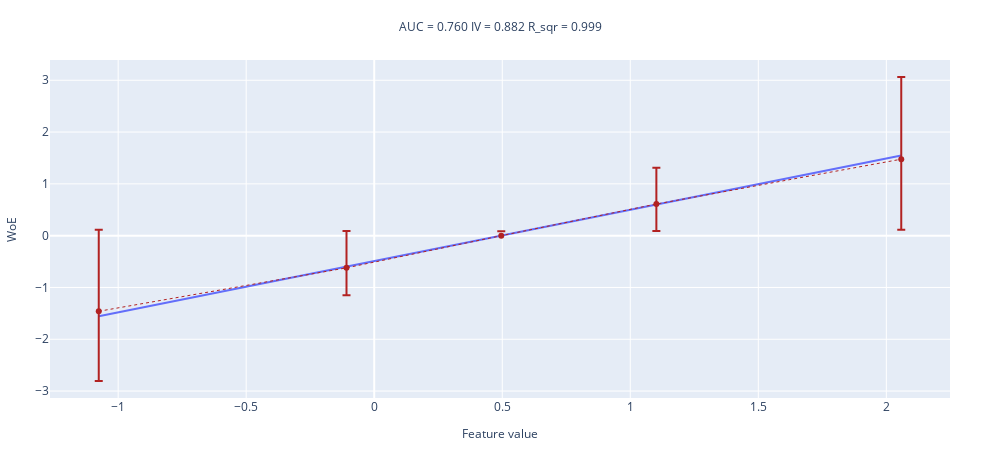

Source (notebook cell):
### Markdown cell above
#### №1 

Как будут меняться график, метрики разделяющей способности и $R^2$ при изменении дисперсии шума (параметр `noise_std`)?

### Code cell
sample_size = int(1e4)
noise_std = 1.

df = pd.DataFrame()
y = np.array(sample_size // 2 * [0] + sample_size // 2 * [1])
df['target']  = y

np.random.seed(89)
x = np.concatenate([sps.norm(0, noise_std).rvs(size = sample_size // 2), sps.norm(1, noise_std).rvs(size = sample_size // 2)])
df['feature'] = x

woe_line(values=x, target=y, n_buckets=5)

### Figure 1 — Plotly figure (JSON) as saved in the notebook; plotly's stock layout.template omitted (floating-point values rounded to 4 significant figures)
{"data": [{"mode": "lines", "name": "interpolation_line", "showlegend": false, "type": "scatter", "x": [-1.076, -0.1082, 0.4962, 1.102, 2.058], "y": [-1.556, -0.5976, 0.001155, 0.6011, 1.548]}, {"error_y": {"array": [-1.348, -0.5294, 0.08762, 0.702, 1.589], "arrayminus": [-1.572, -0.7131, -0.08762, 0.5185, 1.364], "symmetric": false, "type": "data"}, "line": {"color": "firebrick", "dash": "dot", "width": 1}, "name": "WoE", "showlegend": false, "type": "scatter", "x": [-1.076, -0.1082, 0.4962, 1.102, 2.058], "y": [-1.46, -0.6212, 0.0, 0.6103, 1.476]}], "layout": {"height": 450, "margin": {"b": 50, "l": 50, "r": 50, "t": 60}, "title": {"font": {"size": 12}, "text": "AUC = 0.760 IV = 0.882 R_sqr = 0.999 ", "x": 0.5, "xanchor": "center", "y": 0.95, "yanchor": "top"}, "width": 1000, "xaxis": {"title": {"font": {"size": 12}, "text": "Feature value"}}, "yaxis": {"title": {"font": {"size": 12}, "text": "WoE"}}}}
